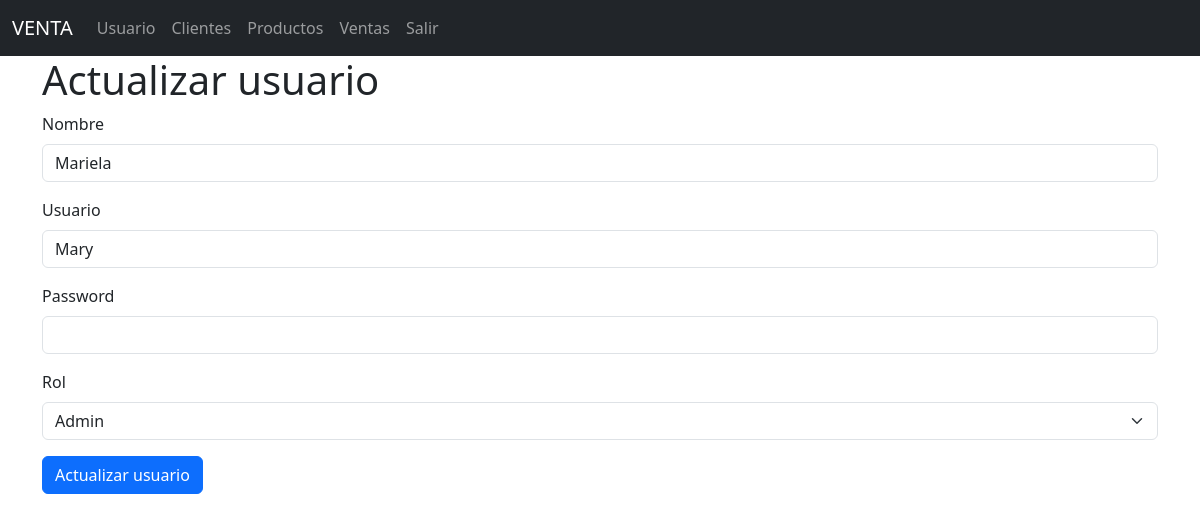
The app's page /usuarios/edit/1 with its own data.
### models/usuario_model.py (models this page shows, shortened)
class Usuario(db.Model):
    __tablename__ = "usuarios"
    id = db.Column(db.Integer, primary_key=True)
    nombre = db.Column(db.String(80), nullable=False)
    username = db.Column(db.String(20), nullable=False)
    password = db.Column(db.String, nullable=False)
    rol = db.Column(db.String(20), nullable=False)
    @staticmethod
    def get_by_id(id):
        return Usuario.query.get(id)

### controllers/usuario_controller.py (the view, shortened to what this page needs)
@usuario_bp.route("/edit/<int:id>",methods=['GET','POST'])
def edit(id):
    usuario = Usuario.get_by_id(id)
    return usuario_view.edit(usuario)

### run.py (called while the page is built)
@app.context_processor
def inject_activate_path():
    def is_activate(path):
        return 'activate' if request.path == path else ''
    return dict(is_activate=is_activate)

### views/usuario_view.py (called while the page is built)
def edit(usuario):
    return render_template('usuarios/edit.html',usuario = usuario)

### templates/usuarios/edit.html (shortened to what this page needs)
{% extends 'base.html' %}
{% block content %}
<h1>Actualizar  usuario</h1>
<form action="{{ url_for('usuario.edit',id=usuario.id) }}" method="POST">
    <div class="mb-3">
        <label for="" class="form-label">Nombre</label>
        <input type="text" class="form-control" name="nombre" value="{{ usuario.nombre}}">
    </div>
    <div class="mb-3">
        <label for="" class="form-label">Usuario</label>
        <input type="text" class="form-control" name="username" value="{{ usuario.username}}"required>
    </div>
    <div class="mb-3">
        <label for="" class="form-label">Password</label>
        <input type="text" class="form-control" name="password" >
    </div>
    <div class="mb-3">
        <label for="" class="form-label">Rol</label>
        <select name="rol" class="form-select" required>
            <option value="admin" {% if usuario.rol == 'admin' %}selected{% endif %}>Admin</option>
        </select>
    </div>
    <button type="submit" class="btn btn-primary">Actualizar usuario</button>
</form>
{% endblock %}

### records on screen
Usuario: nombre "Mariela", username "Mary", rol "Admin"
